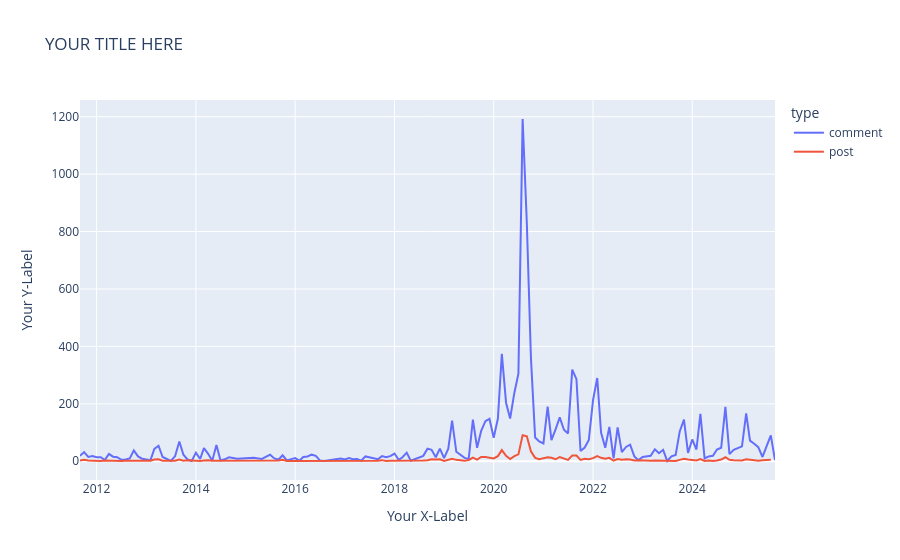

The notebook cell saved with this chart:
### Markdown cell above
### Practice Task 1: Playing with Plotly

Plotly is a powerful visualization library that allows you to make interactive graphics with relatively few lines of code. The basic format is always the same. You create a plotly object by running a function:

```python

figure = px.chart_type(dataframe,
                        x='column_representing_x_data',
                        y='column_representing_y_data', 
                        color='column_indicating_different_data_groups')

```

> 👉 **Note:** *If you do not enter styling information and labels, Plotly leaves these blank. All key=value pairs (i.e. `color='type'`) should be followed by a comma except for the last one.*

### Code cell
# YOUR TURN: Modify the visualization here
# Try changing px.line to px.bar or px.area
# Experiment with labels and titles

# Example modification (you can change this):
fig_modified = px.line(interval_counts, 
                      x='interval', 
                      y='count', 
                      color='type',
                      title='YOUR TITLE HERE',
                      labels={'count': 'Your Y-Label', 'interval': 'Your X-Label'})

fig_modified.show()

### Figure 1 — Plotly figure (JSON) as saved in the notebook; plotly's stock layout.template omitted (floating-point values rounded to 4 significant figures; data arrays with more than 128 entries replaced by an {"elided": "..."} marker saying what was removed)
{"data": [{"hovertemplate": "type=comment<br>Your X-Label=%{x}<br>Your Y-Label=%{y}<extra></extra>", "legendgroup": "comment", "line": {"color": "#636efa", "dash": "solid"}, "marker": {"symbol": "circle"}, "mode": "lines", "name": "comment", "orientation": "v", "showlegend": true, "type": "scatter", "x": {"elided": "150 str values"}, "xaxis": "x", "y": {"elided": "150 int values"}, "yaxis": "y"}, {"hovertemplate": "type=post<br>Your X-Label=%{x}<br>Your Y-Label=%{y}<extra></extra>", "legendgroup": "post", "line": {"color": "#EF553B", "dash": "solid"}, "marker": {"symbol": "circle"}, "mode": "lines", "name": "post", "orientation": "v", "showlegend": true, "type": "scatter", "x": {"elided": "143 str values"}, "xaxis": "x", "y": {"elided": "143 int values"}, "yaxis": "y"}], "layout": {"legend": {"title": {"text": "type"}, "tracegroupgap": 0}, "title": {"text": "YOUR TITLE HERE"}, "xaxis": {"anchor": "y", "domain": [0, 1], "title": {"text": "Your X-Label"}}, "yaxis": {"anchor": "x", "domain": [0, 1], "title": {"text": "Your Y-Label"}}}}
